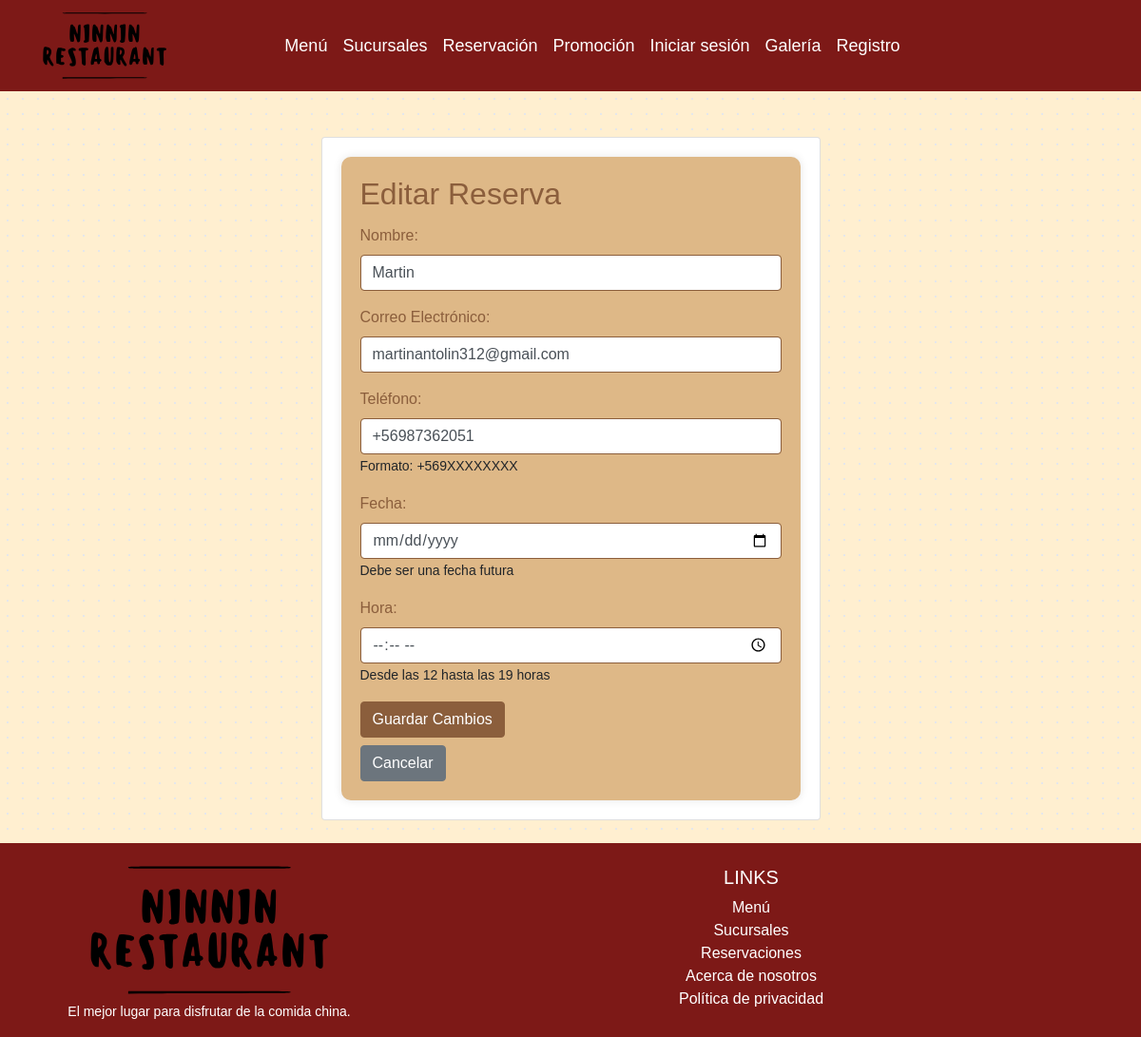
/clientes/reservaUpdate/1, run on the app's committed database.
### clientes/models.py (models this page shows, shortened)
class Reserva(models.Model):
    id_reserva = models.AutoField(db_column='idreserva', primary_key=True)
    cli_reserva = models.ForeignKey(Cliente, on_delete=models.CASCADE)
    nombre = models.CharField(max_length=100)
    email = models.EmailField()
    telefono = models.CharField(max_length=45)
    fecha_reserva = models.DateField()
    hora = models.TimeField()

### clientes/views.py (the view, shortened to what this page needs)
# urls.py: path('reservaUpdate/<int:pk>', views.reserva_update, name='reserva_update'),
def reserva_update(request, pk):
    reserva = get_object_or_404(Reserva, id_reserva=pk)
    return render(request, 'reservas/reserva_update.html', {'reserva': reserva})

### clientes/templates/reservas/reserva_update.html (shortened to what this page needs)
{% extends "clientes/base.html" %}
{% block content %}
<div class="container mt-5">
    <div class="row justify-content-center">
        <div class="col-md-6">
            <div class="card">
                <div class="card-body">
                    <div class="form-container">
                        <h2 class="card-title">Editar Reserva</h2>
                        <form action="{% url 'reserva_update' pk=reserva.id_reserva %}" method="POST">
                            <div class="form-group">
                                <label for="id_nombre">Nombre:</label>
                                <input type="text" id="id_nombre" name="nombre" class="form-control" value="{{ reserva.nombre }}">
                            </div>
                            <div class="form-group">
                                <label for="id_email">Correo Electrónico:</label>
                                <input type="email" id="id_email" name="email" class="form-control" value="{{ reserva.email }}">
                            </div>
                            <div class="form-group">
                                <label for="id_telefono">Teléfono:</label>
                                <input type="text" id="id_telefono" name="telefono" class="form-control" value="{{ reserva.telefono }}">
                                <small>Formato: +569XXXXXXXX</small>
                            </div>
                            <div class="form-group">
                                <label for="id_fecha_reserva">Fecha:</label>
                                <input type="date" id="id_fecha_reserva" name="fecha_reserva" class="form-control" value="{{ reserva.fecha_reserva }}">
                                <small>Debe ser una fecha futura</small>
                            </div>
                            <div class="form-group">
                                <label for="id_hora">Hora:</label>
                                <input type="time" id="id_hora" name="hora" class="form-control" value="{{ reserva.hora }}">
                                <small>Desde las 12 hasta las 19 horas</small>
                            </div>
                            <button type="submit" class="btn btn-primary">Guardar Cambios</button>
                        </form>
                        <a href="{% url 'reserva_list' %}" class="btn btn-secondary mt-2">Cancelar</a>
                    </div>
                </div>
            </div>
        </div>
    </div>
</div>
{% endblock %}

### mysite/static/Layout/style.css (style rules this page uses)
body { background: radial-gradient(#e5e7eb 1px, transparent 1px); background-color: #FFEFD0; background-size: 16px 16px; font-family: Arial, sans-serif; }
.form-container { background-color: burlywood; padding: 20px; border-radius: 10px; box-shadow: 0px 0px 10px rgba(0, 0, 0, 0.1); }
.form-group label { color: #8b5e3c; }
.form-control { border-color: #8b5e3c; }
.btn-primary { background-color: #8b5e3c; border-color: #8b5e3c; }
.form-control::placeholder { color: #8b5e3c; }
.card-title { color: #8b5e3c; }
.form-container { margin-bottom: 0; }

### data on the page
Reserva: nombre "Martin", email "martinantolin312@gmail.com", telefono "+56987362051"
